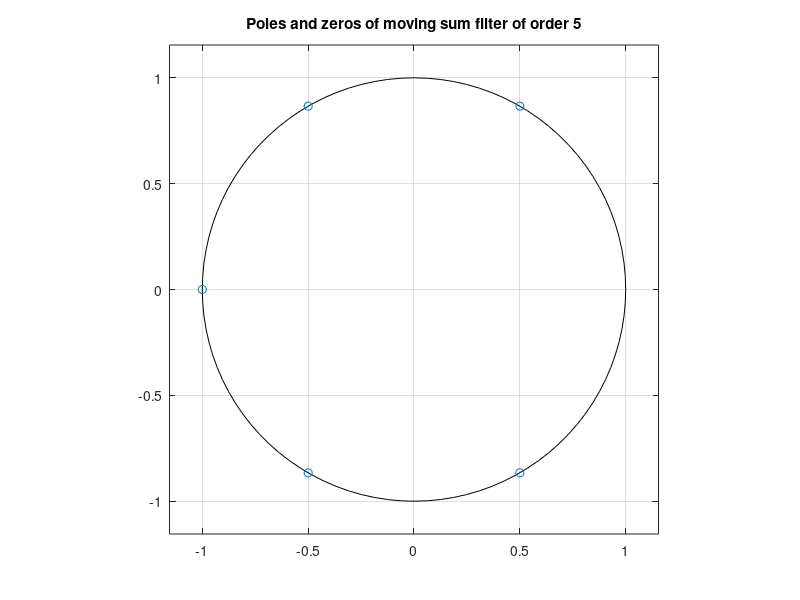
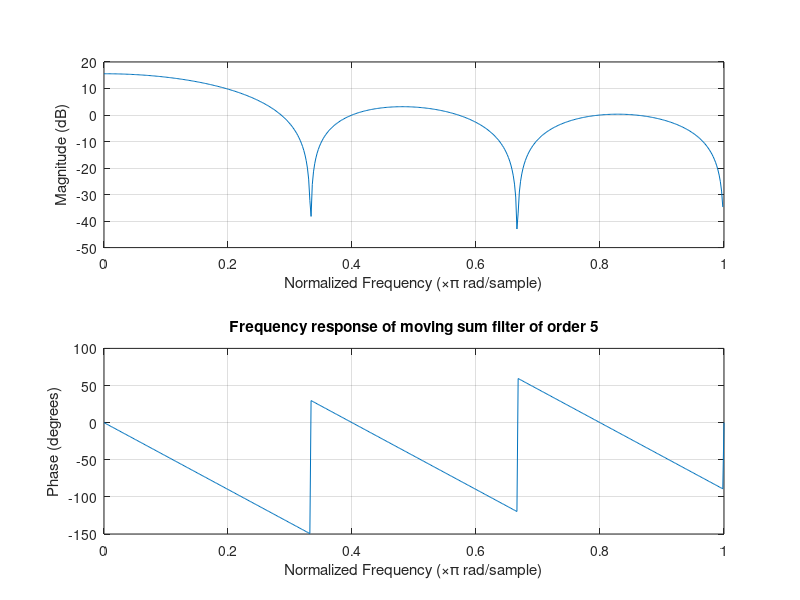

The MATLAB source for these figures, in order:
clear; close all;

% Order of filter:
N = 5;

% Create polynomial:
num = ones(1, N+1);
den = 1;

% Find poles and zeros:
z = roots(num);
p = roots(den);

% Plot the poles and zeros:
figure()
zplane(z, p);
title(sprintf('Poles and zeros of moving sum filter of order %d', N));

% Plot the frequency response:
figure();
freqz(num, den);
title(sprintf('Frequency response of moving sum filter of order %d', N));